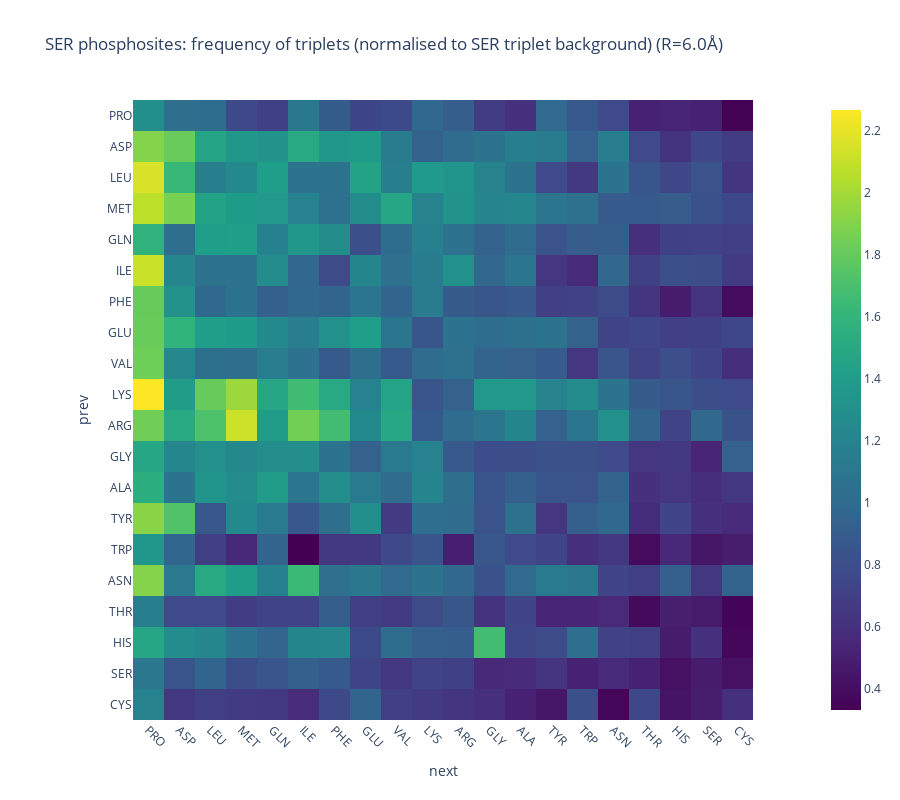
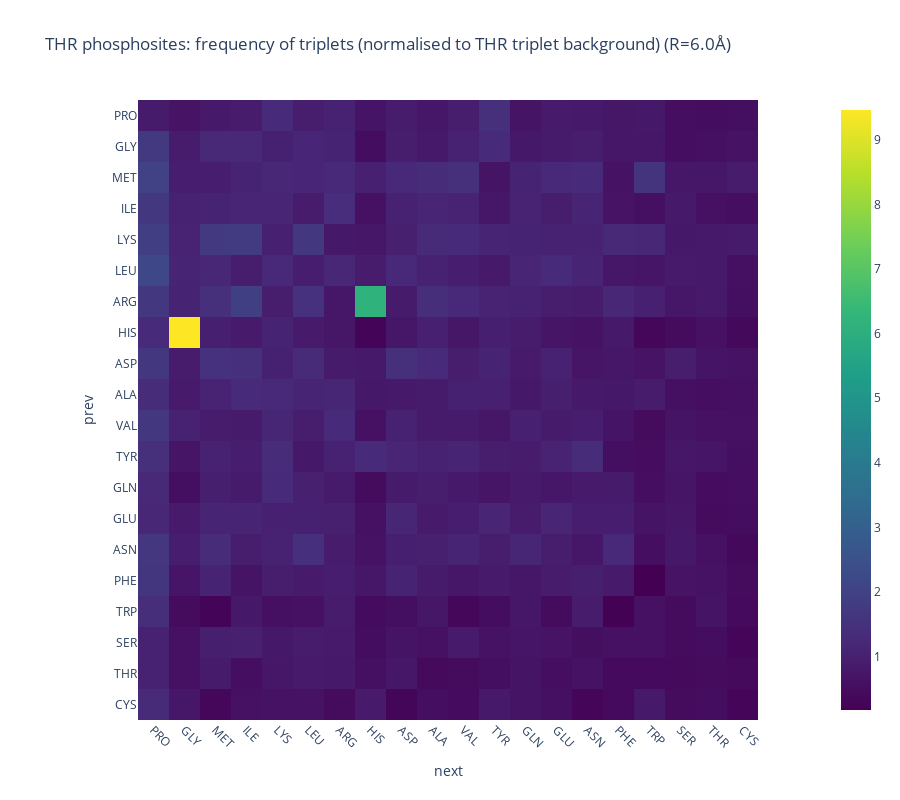
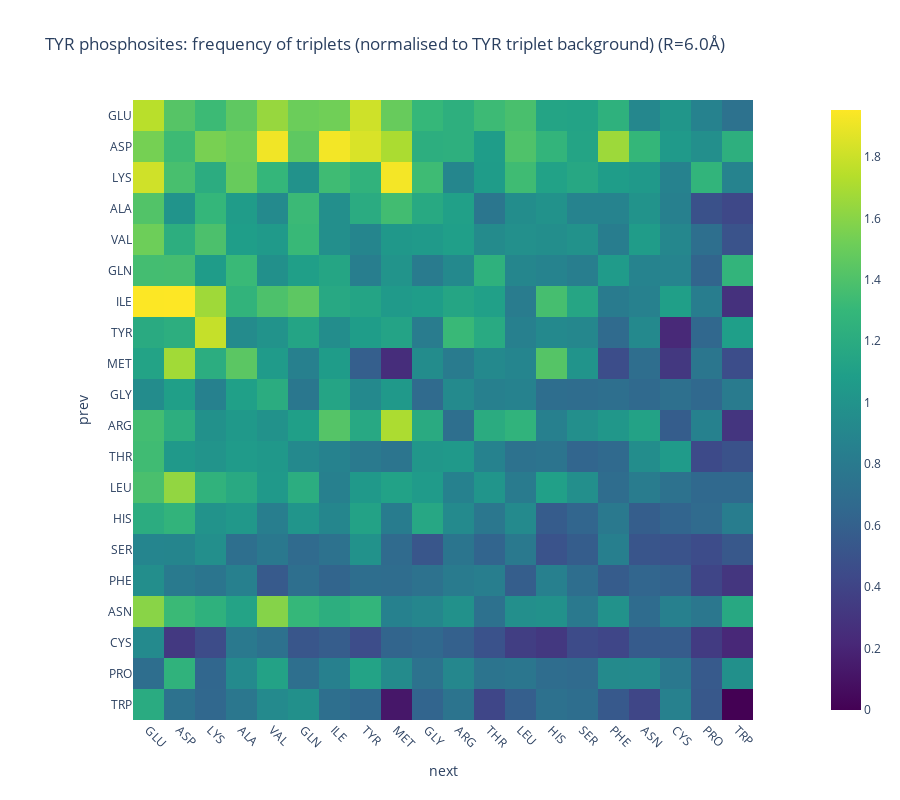

Here is the notebook cell these charts were saved with, in order:
### Markdown cell above
### Normalise by *Residue-specific* triplet background frequency (e.g. ASA)

### Code cell
for site in ["SER", "THR", "TYR"]:
    df = filter_df_residue(nearest_node, site)
    count_df = make_count_df(df)
    motif_df = make_motif_df(df)

    count_df = count_df.div(count_df.sum().sum()) # Turn counts into frequencies 

    # GET NORMALISATION DATAFRAME
    residue_triplet_freq = get_frequency_matrix(freq_df, centre_residue=aa3to1[site], metric="count", letter_code=3)
    # Normalise to sum to 1. 
    residue_triplet_freq = residue_triplet_freq.div(residue_triplet_freq.sum().sum())

    # Divide count_df by triplet_freq to get "normalised frequency in ASA (or ATA or AYA) triplets"
    count_df = count_df.div(residue_triplet_freq) 

    # ORDER BY MEAN 
    # order count_df columns (and index) by average value
    # get average value across columns 
    ordering = count_df.mean(axis=0).sort_values(ascending=False).index
    count_df = count_df[ordering]
    count_df = count_df.reindex(ordering)
    count_df.index.name = "prev" # rename index 
    
    plot_heatmap(count_df, title=f"{site} phosphosites: frequency of triplets (normalised to {site} triplet background) (R={radius}Å)", aspect=None)

### Figure 1 — Plotly figure (JSON) as saved in the notebook; plotly's stock layout.template omitted (floating-point values rounded to 4 significant figures; data arrays with more than 128 entries replaced by an {"elided": "..."} marker saying what was removed)
{"data": [{"coloraxis": "coloraxis", "hovertemplate": "next: %{x}<br>prev: %{y}<br>color: %{z}<extra></extra>", "name": "0", "type": "heatmap", "x": ["PRO", "ASP", "LEU", "MET", "GLN", "ILE", "PHE", "GLU", "VAL", "LYS", "ARG", "GLY", "ALA", "TYR", "TRP", "ASN", "THR", "HIS", "SER", "CYS"], "xaxis": "x", "y": ["PRO", "ASP", "LEU", "MET", "GLN", "ILE", "PHE", "GLU", "VAL", "LYS", "ARG", "GLY", "ALA", "TYR", "TRP", "ASN", "THR", "HIS", "SER", "CYS"], "yaxis": "y", "z": {"elided": "20x20 float values"}}], "layout": {"coloraxis": {"colorscale": [[0, "#440154"], [0.1111, "#482878"], [0.2222, "#3e4989"], [0.3333, "#31688e"], [0.4444, "#26828e"], [0.5556, "#1f9e89"], [0.6667, "#35b779"], [0.7778, "#6ece58"], [0.8889, "#b5de2b"], [1, "#fde725"]]}, "height": 800, "title": {"text": "SER phosphosites: frequency of triplets (normalised to SER triplet background) (R=6.0Å)"}, "xaxis": {"anchor": "y", "constrain": "domain", "domain": [0, 1], "scaleanchor": "y", "tickangle": 45, "title": {"text": "next"}, "type": "category"}, "yaxis": {"anchor": "x", "autorange": "reversed", "constrain": "domain", "domain": [0, 1], "title": {"text": "prev"}, "type": "category"}}}

### Figure 2 — Plotly figure (JSON) as saved in the notebook; plotly's stock layout.template omitted (floating-point values rounded to 4 significant figures; data arrays with more than 128 entries replaced by an {"elided": "..."} marker saying what was removed)
{"data": [{"coloraxis": "coloraxis", "hovertemplate": "next: %{x}<br>prev: %{y}<br>color: %{z}<extra></extra>", "name": "0", "type": "heatmap", "x": ["PRO", "GLY", "MET", "ILE", "LYS", "LEU", "ARG", "HIS", "ASP", "ALA", "VAL", "TYR", "GLN", "GLU", "ASN", "PHE", "TRP", "SER", "THR", "CYS"], "xaxis": "x", "y": ["PRO", "GLY", "MET", "ILE", "LYS", "LEU", "ARG", "HIS", "ASP", "ALA", "VAL", "TYR", "GLN", "GLU", "ASN", "PHE", "TRP", "SER", "THR", "CYS"], "yaxis": "y", "z": {"elided": "20x20 float values"}}], "layout": {"coloraxis": {"colorscale": [[0, "#440154"], [0.1111, "#482878"], [0.2222, "#3e4989"], [0.3333, "#31688e"], [0.4444, "#26828e"], [0.5556, "#1f9e89"], [0.6667, "#35b779"], [0.7778, "#6ece58"], [0.8889, "#b5de2b"], [1, "#fde725"]]}, "height": 800, "title": {"text": "THR phosphosites: frequency of triplets (normalised to THR triplet background) (R=6.0Å)"}, "xaxis": {"anchor": "y", "constrain": "domain", "domain": [0, 1], "scaleanchor": "y", "tickangle": 45, "title": {"text": "next"}, "type": "category"}, "yaxis": {"anchor": "x", "autorange": "reversed", "constrain": "domain", "domain": [0, 1], "title": {"text": "prev"}, "type": "category"}}}

### Figure 3 — Plotly figure (JSON) as saved in the notebook; plotly's stock layout.template omitted (floating-point values rounded to 4 significant figures; data arrays with more than 128 entries replaced by an {"elided": "..."} marker saying what was removed)
{"data": [{"coloraxis": "coloraxis", "hovertemplate": "next: %{x}<br>prev: %{y}<br>color: %{z}<extra></extra>", "name": "0", "type": "heatmap", "x": ["GLU", "ASP", "LYS", "ALA", "VAL", "GLN", "ILE", "TYR", "MET", "GLY", "ARG", "THR", "LEU", "HIS", "SER", "PHE", "ASN", "CYS", "PRO", "TRP"], "xaxis": "x", "y": ["GLU", "ASP", "LYS", "ALA", "VAL", "GLN", "ILE", "TYR", "MET", "GLY", "ARG", "THR", "LEU", "HIS", "SER", "PHE", "ASN", "CYS", "PRO", "TRP"], "yaxis": "y", "z": {"elided": "20x20 float values"}}], "layout": {"coloraxis": {"colorscale": [[0, "#440154"], [0.1111, "#482878"], [0.2222, "#3e4989"], [0.3333, "#31688e"], [0.4444, "#26828e"], [0.5556, "#1f9e89"], [0.6667, "#35b779"], [0.7778, "#6ece58"], [0.8889, "#b5de2b"], [1, "#fde725"]]}, "height": 800, "title": {"text": "TYR phosphosites: frequency of triplets (normalised to TYR triplet background) (R=6.0Å)"}, "xaxis": {"anchor": "y", "constrain": "domain", "domain": [0, 1], "scaleanchor": "y", "tickangle": 45, "title": {"text": "next"}, "type": "category"}, "yaxis": {"anchor": "x", "autorange": "reversed", "constrain": "domain", "domain": [0, 1], "title": {"text": "prev"}, "type": "category"}}}
